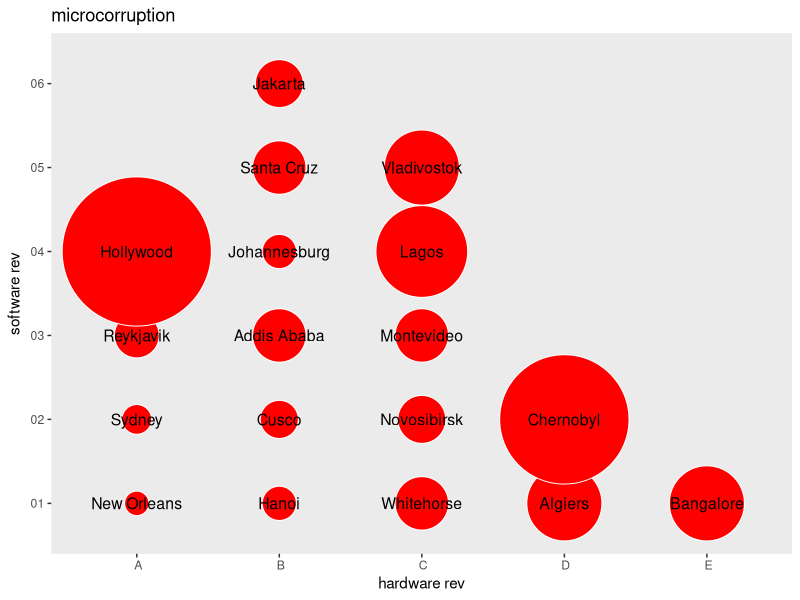

Write the R code that produced this figure.
library(ggplot2)
data <- read.csv("cities.csv", colClasses = c("character", "integer", "character", "character", "factor"))
p <- ggplot(data, aes(x=hw, y=sw, size=points,label=city)) +
  xlab("hardware rev") +
  ylab("software rev") +
  ggtitle("microcorruption") +
  geom_point(color="white", fill="red", shape=21) +
  geom_text(size=4) +
  scale_size_area(max_size=50) +
  theme(legend.position="none",panel.grid.major = element_blank())
print(p)
